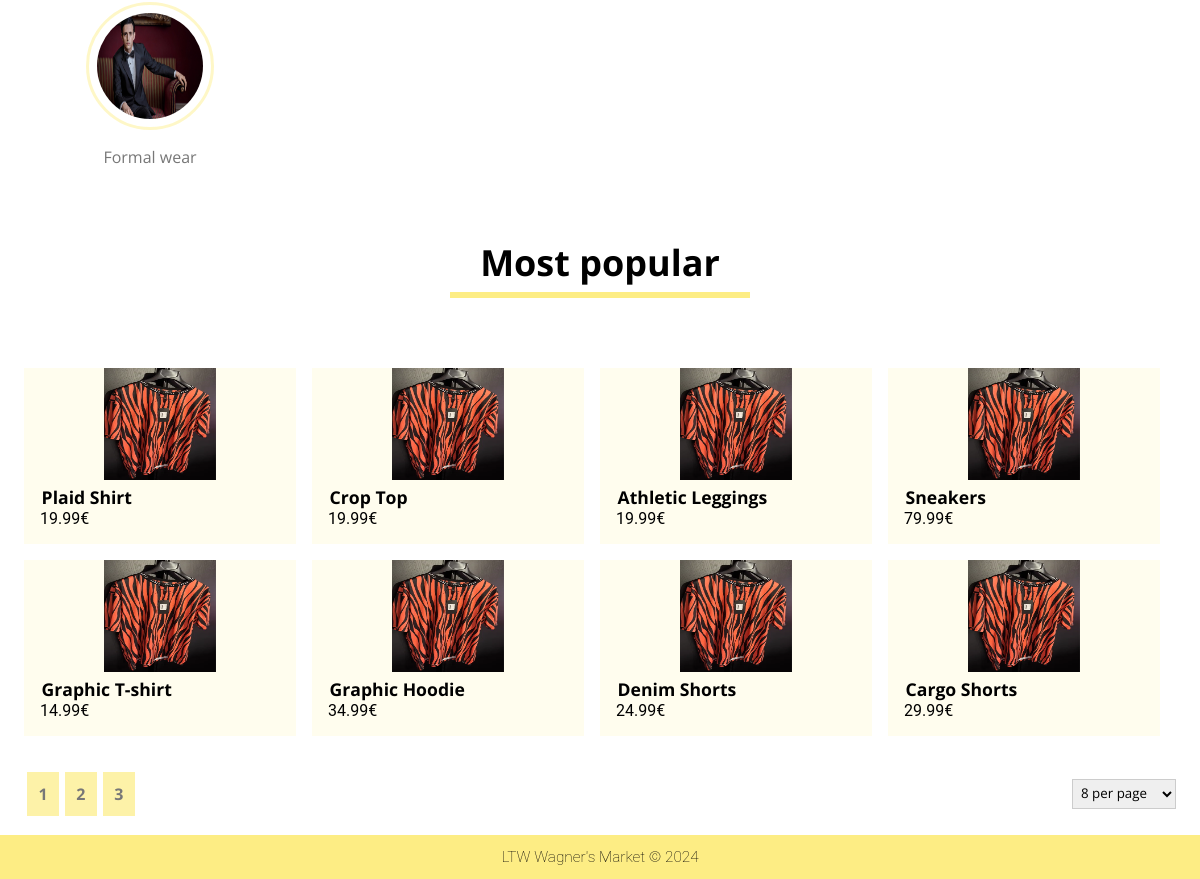
Page /pages (lower part) on the earlier database version.
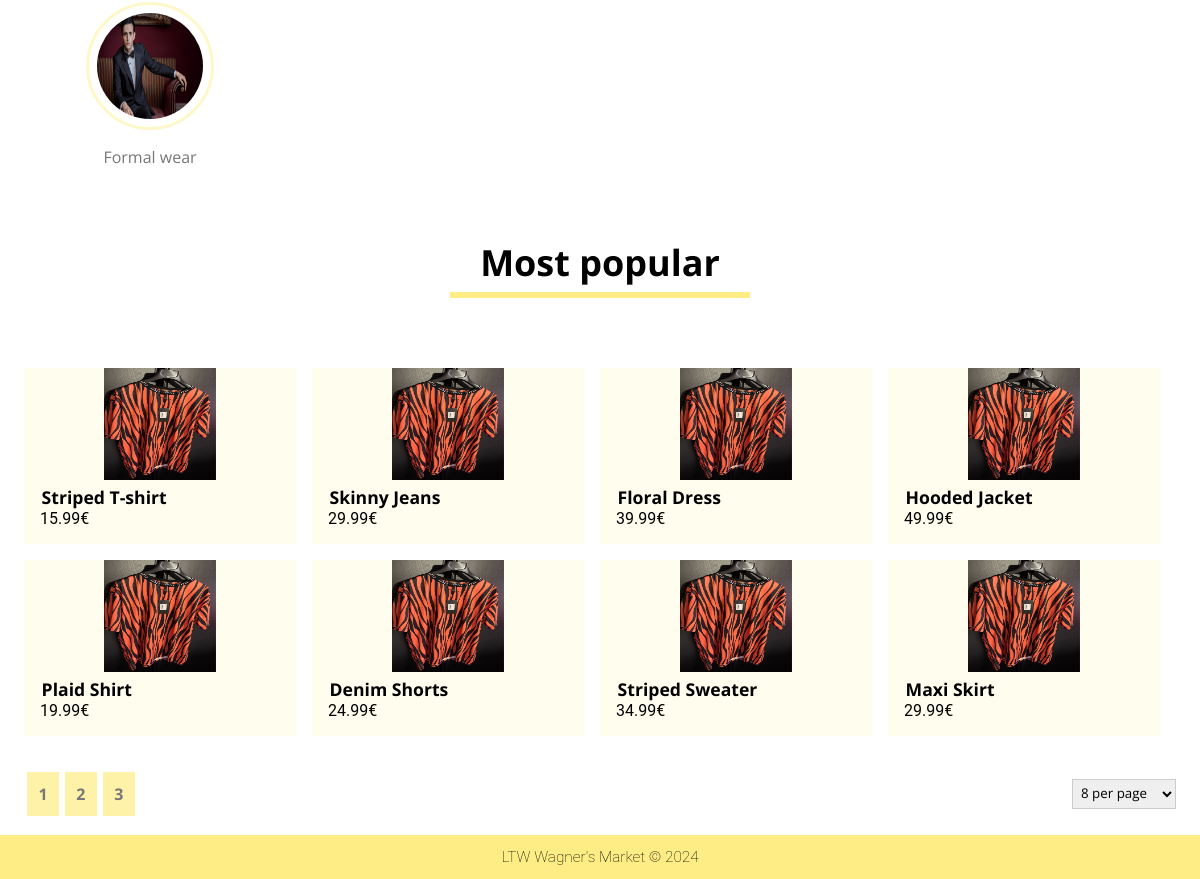
Same page on the later database version.
### tables this page shows
CREATE TABLE CATEGORY (
    CategoryName TEXT NOT NULL,
    CategoryImage TEXT NOT NULL,
    CONSTRAINT Pk_CategoryName PRIMARY KEY (CategoryName)
);

CREATE TABLE ITEM (
    ItemId INTEGER PRIMARY KEY AUTOINCREMENT,
    UserId INTEGER NOT NULL,
    Title TEXT NOT NULL,
    Price FLOAT NOT NULL,
    Description TEXT NOT NULL,
    Condition TEXT NOT NULL,
    Size TEXT NOT NULL,
    Brand TEXT NOT NULL,
    ImagePath TEXT NOT NULL,
    WishlistCounter INTEGER DEFAULT 0,
    Timestamp DATETIME NOT NULL DEFAULT CURRENT_TIMESTAMP,
    CONSTRAINT PriceConstraint CHECK (Price > 0),
    FOREIGN KEY (UserId) REFERENCES USER (UserId) ON DELETE CASCADE ON UPDATE CASCADE,
    FOREIGN KEY (Condition) REFERENCES CONDITION (Condition) ON DELETE CASCADE ON UPDATE CASCADE,
    FOREIGN KEY (Size) REFERENCES SIZE (Size) ON DELETE CASCADE ON UPDATE CASCADE
);

### public/pages/index.php (called while the page is built, shortened)
<?php
$session = new Session();
require_once(__DIR__ . '/../../private/database/connection.db.php');
require_once(__DIR__ . '/../../private/database/item.class.php');
require_once(__DIR__ . '/../../private/database/category.class.php');
require_once(__DIR__ . '/../../private/templates/common.tpl.php');
require_once(__DIR__ . '/../../private/templates/category.tpl.php');
require_once(__DIR__ . '/../../private/templates/item.tpl.php');
$limit = 8;
$offset = 0;
$db = getDatabaseConnection();
$categories = Category::getCategories($db);
$items = Item::getMostPopularItems($db, $limit, $offset);
$numItems = Item::getNumItems($db);
drawCategories($categories, false);
drawItems($db, $items, $session);
drawPagination(intval(ceil($numItems / $limit)), "most_popular");
?>

### private/database/category.class.php (called while the page is built, shortened)
<?php
class Category
{
    public function __construct(string $categoryName, string $categoryImage)
    {
        $this->categoryName = $categoryName;
        $this->categoryImage = $categoryImage;
    }
    static function getCategories(PDO $db): array
    {
        $stmt = $db->prepare('SELECT CategoryName, CategoryImage FROM CATEGORY');
        $stmt->execute(array());
        $categories = array();
        while ($category = $stmt->fetch()) {
            $categories[] = new Category(
                $category['CategoryName'],
                $category['CategoryImage']
            );
        }
        return $categories;
    }
}
?>

### private/database/item.class.php (called while the page is built, shortened)
<?php
class Item
{
    public function __construct(int $itemId, int $userId, string $title, float $price, string $description, string $condition, string $size, string $brand, string $imagePath, int $wishlistCounter, string $timeStamp)
    {
        $this->itemId = $itemId;
        $this->title = $title;
        $this->price = $price;
        $this->imagePath = $imagePath;
    }
    static function getMostPopularItems(PDO $db, int $count, int $offset): array
    {
        $stmt = $db->prepare('SELECT ItemId, UserId, Title, Price, Description, Condition,
            Size, Brand, ImagePath, WishlistCounter, Timestamp FROM ITEM ORDER BY WishlistCounter DESC LIMIT ? OFFSET ?');
        $stmt->execute(array($count, $offset));
        $items = array();
        while ($item = $stmt->fetch()) {
            $items[] = new Item(
                $item['ItemId'],
                $item['UserId'],
                $item['Title'],
                $item['Price'],
                $item['Description'],
                $item['Condition'],
                $item['Size'],
                $item['Brand'],
                $item['ImagePath'],
                $item['WishlistCounter'],
                $item['Timestamp']
            );
        }
        return $items;
    }
}
?>

### private/templates/item.tpl.php (the view, shortened to what this page needs)
<?php
require_once(__DIR__ . '/../database/item.class.php');
require_once(__DIR__ . '/../database/category.class.php');
?>
<?php function drawItems(PDO $db, array $items, Session $session): void
{ ?>
        <ul class="draw-items" id="draw-items">
            <?php foreach($items as $item) { ?>
                <li class="item-card">
                    <a href="../pages/item.php?id=<?=$item->itemId?>">
                        <img src="<?= $item->imagePath?>">
                    </a>
                    <a href="../pages/item.php?id=<?=$item->itemId?>">
                        <h4><?=$item->title?></h4>
                        <p><?=number_format($item->price, 2)?>€</p>
                    </a>
                </li>
            <?php } ?>
        </ul>
<?php }?>
<?php function drawPagination(int $pages, string $id) { ?>
    <?php if ($pages > 1) { ?>
    <section class="pagination-container">
        <section class="pagination" id="<?= $id ?>">
            <?php for ($i = 1; $i <= min(3, $pages); $i++) { ?>
                <button id="pagination-button" class="pagination-button"><?= $i ?></button>
            <?php } ?>
        </section>
        <select id="items-per-page">
            <option value="8">8 per page</option>
        </select>
    </section>
    <?php } ?>
<?php } ?>

### private/templates/category.tpl.php (shortened to what this page needs)
<?php function drawCategories(array $categories, bool $admin)
{ ?>
    <ul class="category-list">
        <?php foreach ($categories as $category) { ?>
            <li class="category-item">
                <a href="search.php?category=<?= $category->categoryName ?>">
                    <img src="<?= $category->categoryImage ?>" alt="<?= $category->categoryName ?>">
                    <span><?= $category->categoryName ?></span>
                </a>
            </li>
        <?php }
        if ($admin) { ?>
    </ul>
    <?php }
} ?>

Differences in the rows shown:
no longer on this page (row edited): item: ImagePath (picture), Title "Crop Top", Price "19.99"
no longer on this page (row edited): item: ImagePath (picture), Title "Athletic Leggings", Price "19.99"
no longer on this page (row edited): item: ImagePath (picture), Title "Sneakers", Price "79.99"
no longer on this page (row edited): item: ImagePath (picture), Title "Graphic T-shirt", Price "14.99"
no longer on this page (row edited): item: ImagePath (picture), Title "Graphic Hoodie", Price "34.99"
no longer on this page (row edited): item: ImagePath (picture), Title "Cargo Shorts", Price "29.99"
now on this page (row edited): item: ImagePath (picture), Title "Striped T-shirt", Price "15.99"
now on this page (row edited): item: ImagePath (picture), Title "Skinny Jeans", Price "29.99"
now on this page (row edited): item: ImagePath (picture), Title "Floral Dress", Price "39.99"
now on this page (row edited): item: ImagePath (picture), Title "Hooded Jacket", Price "49.99"
now on this page (row edited): item: ImagePath (picture), Title "Striped Sweater", Price "34.99"
now on this page (row edited): item: ImagePath (picture), Title "Maxi Skirt", Price "29.99"
